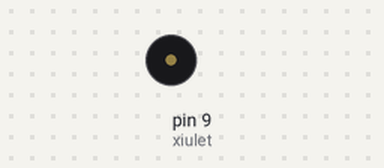
Recording of a sketch running on a simulated Arduino Uno, built with avr-gcc and run on an emulated ATmega328P. Parts: buzzer (waves = sounding).

Above: at 0.2 s.
At 5.0 s:
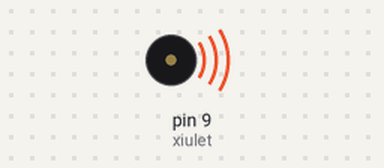
Timing chart, 0 to 5.8 s (numbered marks = the images above):
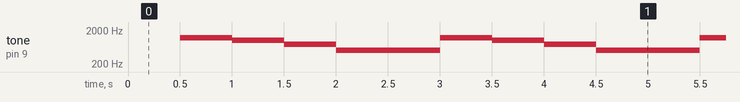

Measured:
- by itself, tone on pin 9 (xiulet): repeats every 2.5 s: 1000 Hz 0.50 s, 750 Hz 0.50 s, 500 Hz 1.0 s, 1200 Hz 0.50 s

The sketch:

Sirena_activitat_3.ino
```cpp
/**********************************************************************************
**                                                                               **
**                                  Sirena                                       **
**                                                                               **
**  Joan Josep Moreno                                                            **
**********************************************************************************/
//********** Includes *************************************************************
//********** Variables ************************************************************
const int xiulet = 9;        // donar nom al pin 9 de l’Arduino
int tempo = 500;
int durada = 2000;
//********** Setup ****************************************************************
void setup()
{
  pinMode(xiulet, OUTPUT);   // definir el pin 9 com una sortida
}
//********** Loop *****************************************************************
void loop()
{
  delay(tempo);
  tone(xiulet,1200,durada);
  delay(tempo);
  tone(xiulet,1000,durada);
  delay(tempo);
  tone(xiulet,750,durada);
  delay(tempo);
  tone(xiulet,500,durada);
  delay(tempo);
}
//********** Funcions *************************************************************
```
